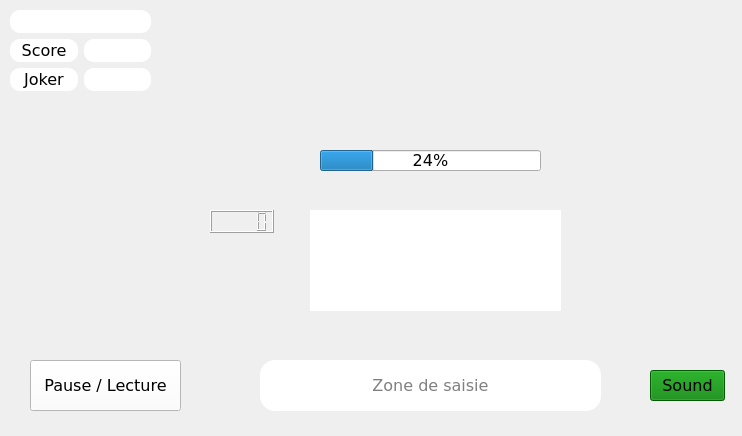
<?xml version="1.0" encoding="UTF-8"?>
<ui version="4.0">
 <class>game</class>
 <widget class="QWidget" name="game">
  <property name="geometry">
   <rect>
    <x>0</x>
    <y>0</y>
    <width>742</width>
    <height>436</height>
   </rect>
  </property>
  <property name="font">
   <font>
    <family>Verdana</family>
    <pointsize>12</pointsize>
    <kerning>true</kerning>
   </font>
  </property>
  <property name="focusPolicy">
   <enum>Qt::NoFocus</enum>
  </property>
  <property name="windowTitle">
   <string>Jeu</string>
  </property>
  <property name="styleSheet">
   <string notr="true"/>
  </property>
  <widget class="QWidget" name="gridLayoutWidget">
   <property name="geometry">
    <rect>
     <x>10</x>
     <y>10</y>
     <width>141</width>
     <height>81</height>
    </rect>
   </property>
   <layout class="QGridLayout" name="gridLayout">
    <item row="1" column="1">
     <widget class="QLabel" name="lbScore">
      <property name="styleSheet">
       <string notr="true">background-color: rgb(255, 255, 255);
font: 12pt &quot;Verdana&quot;;
border-radius: 10px;</string>
      </property>
      <property name="text">
       <string>Score</string>
      </property>
      <property name="alignment">
       <set>Qt::AlignCenter</set>
      </property>
     </widget>
    </item>
    <item row="2" column="1">
     <widget class="QLabel" name="lbJoker">
      <property name="styleSheet">
       <string notr="true">background-color: rgb(255, 255, 255);
font: 12pt &quot;Verdana&quot;;
border-radius: 10px;</string>
      </property>
      <property name="text">
       <string>Joker</string>
      </property>
      <property name="alignment">
       <set>Qt::AlignCenter</set>
      </property>
     </widget>
    </item>
    <item row="2" column="2">
     <widget class="QLabel" name="lbNbJoker">
      <property name="styleSheet">
       <string notr="true">background-color: rgb(255, 255, 255);
font: 12pt &quot;Verdana&quot;;
border-radius: 10px;</string>
      </property>
      <property name="text">
       <string/>
      </property>
      <property name="alignment">
       <set>Qt::AlignCenter</set>
      </property>
     </widget>
    </item>
    <item row="1" column="2">
     <widget class="QLabel" name="lbNbScore">
      <property name="styleSheet">
       <string notr="true">background-color: rgb(255, 255, 255);
font: 12pt &quot;Verdana&quot;;
border-radius: 10px;</string>
      </property>
      <property name="text">
       <string/>
      </property>
      <property name="alignment">
       <set>Qt::AlignCenter</set>
      </property>
     </widget>
    </item>
    <item row="0" column="1" colspan="2">
     <widget class="QLabel" name="lbNomJoueur">
      <property name="styleSheet">
       <string notr="true">background-color: rgb(255, 255, 255);
font:12pt &quot;Verdana&quot;;
border-radius: 10px;</string>
      </property>
      <property name="text">
       <string/>
      </property>
      <property name="alignment">
       <set>Qt::AlignCenter</set>
      </property>
     </widget>
    </item>
   </layout>
  </widget>
  <widget class="QPushButton" name="btPause">
   <property name="geometry">
    <rect>
     <x>30</x>
     <y>360</y>
     <width>151</width>
     <height>51</height>
    </rect>
   </property>
   <property name="focusPolicy">
    <enum>Qt::TabFocus</enum>
   </property>
   <property name="styleSheet">
    <string notr="true">background-color: rgb(255, 255, 255);
font: 12pt &quot;Verdana&quot;;</string>
   </property>
   <property name="text">
    <string>Pause / Lecture</string>
   </property>
   <property name="autoDefault">
    <bool>true</bool>
   </property>
  </widget>
  <widget class="QLineEdit" name="leTaper">
   <property name="enabled">
    <bool>true</bool>
   </property>
   <property name="geometry">
    <rect>
     <x>260</x>
     <y>360</y>
     <width>341</width>
     <height>51</height>
    </rect>
   </property>
   <property name="font">
    <font>
     <family>Verdana</family>
     <pointsize>12</pointsize>
     <weight>50</weight>
     <italic>false</italic>
     <bold>false</bold>
    </font>
   </property>
   <property name="focusPolicy">
    <enum>Qt::TabFocus</enum>
   </property>
   <property name="contextMenuPolicy">
    <enum>Qt::ActionsContextMenu</enum>
   </property>
   <property name="acceptDrops">
    <bool>true</bool>
   </property>
   <property name="styleSheet">
    <string notr="true">background-color: rgb(255, 255, 255);
font: 12pt &quot;Verdana&quot;;
border-radius: 15px;</string>
   </property>
   <property name="alignment">
    <set>Qt::AlignCenter</set>
   </property>
   <property name="placeholderText">
    <string>Zone de saisie</string>
   </property>
  </widget>
  <widget class="QPushButton" name="btSound">
   <property name="geometry">
    <rect>
     <x>650</x>
     <y>370</y>
     <width>75</width>
     <height>31</height>
    </rect>
   </property>
   <property name="font">
    <font>
     <family>Verdana</family>
     <pointsize>12</pointsize>
    </font>
   </property>
   <property name="focusPolicy">
    <enum>Qt::TabFocus</enum>
   </property>
   <property name="styleSheet">
    <string notr="true">background-color: green
</string>
   </property>
   <property name="text">
    <string>Sound</string>
   </property>
   <property name="autoDefault">
    <bool>true</bool>
   </property>
  </widget>
  <widget class="QLabel" name="lbMots">
   <property name="geometry">
    <rect>
     <x>310</x>
     <y>210</y>
     <width>251</width>
     <height>101</height>
    </rect>
   </property>
   <property name="font">
    <font>
     <family>Verdana</family>
     <pointsize>12</pointsize>
     <weight>75</weight>
     <bold>true</bold>
    </font>
   </property>
   <property name="styleSheet">
    <string notr="true">background-color: white;</string>
   </property>
   <property name="text">
    <string/>
   </property>
   <property name="alignment">
    <set>Qt::AlignCenter</set>
   </property>
  </widget>
  <widget class="QProgressBar" name="PBtime">
   <property name="geometry">
    <rect>
     <x>320</x>
     <y>150</y>
     <width>221</width>
     <height>21</height>
    </rect>
   </property>
   <property name="value">
    <number>24</number>
   </property>
  </widget>
  <widget class="QLCDNumber" name="Qchronometre">
   <property name="geometry">
    <rect>
     <x>210</x>
     <y>210</y>
     <width>64</width>
     <height>23</height>
    </rect>
   </property>
  </widget>
 </widget>
 <resources/>
 <connections/>
</ui>
